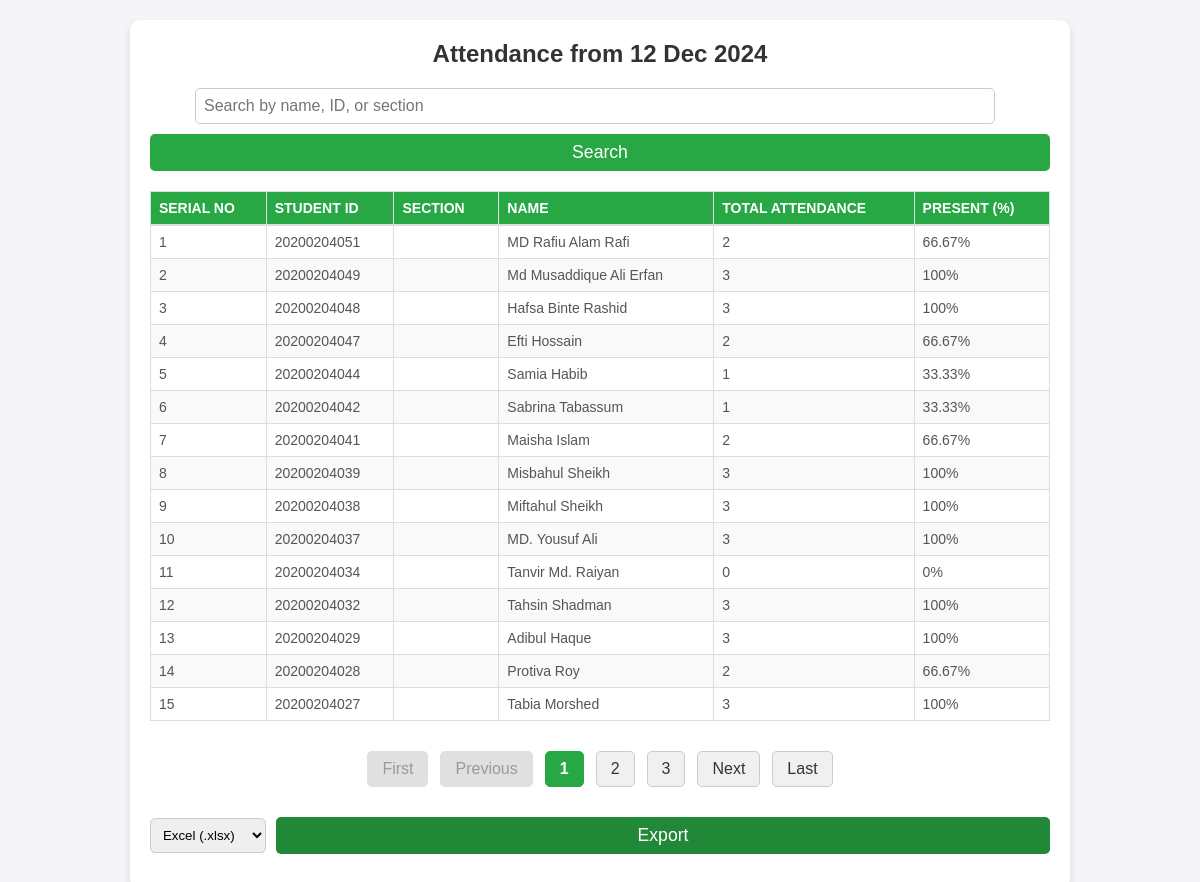
Before: /student_attendance.php with the older database file.
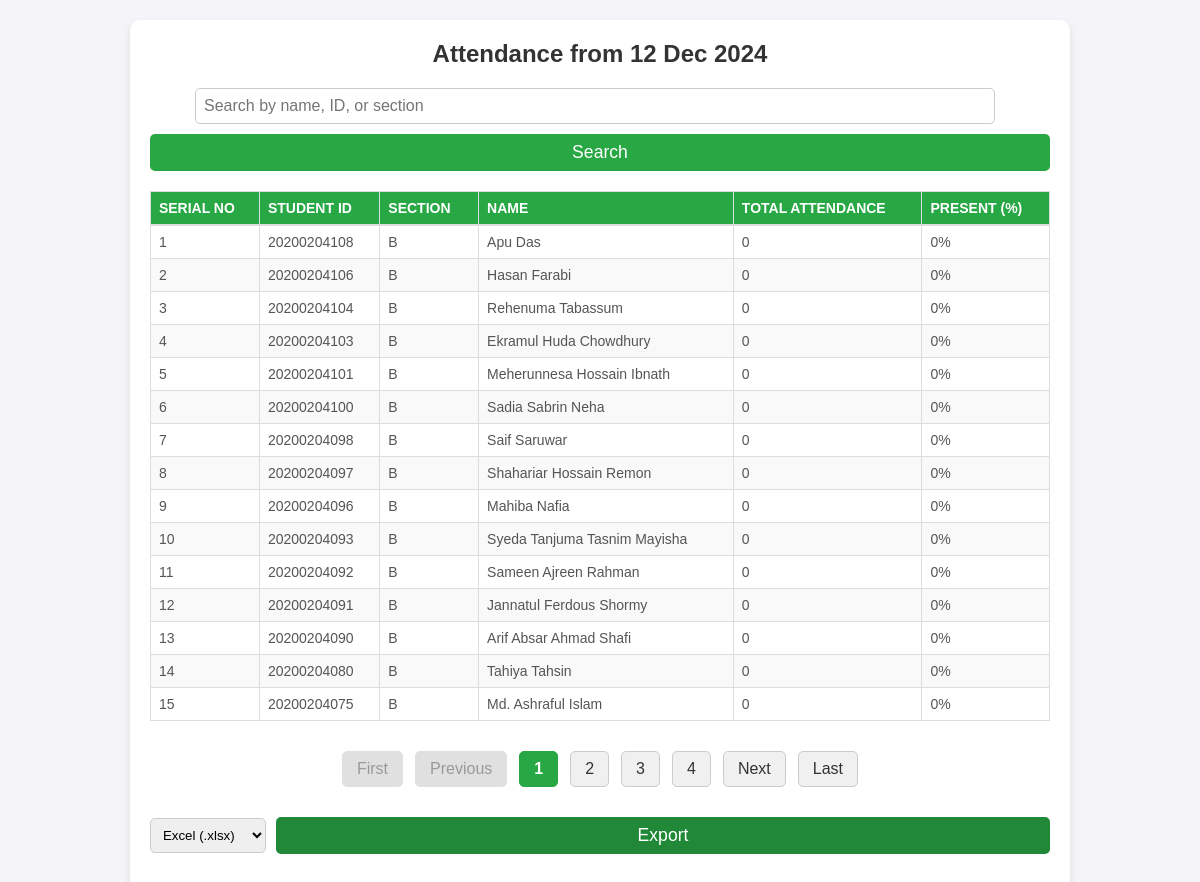
After: the same page with the newer database file.
### tables this page shows
CREATE TABLE `students` (
  `id` int NOT NULL,
  `student_id` varchar(20) NOT NULL,
  `name` varchar(100) NOT NULL,
  `phone_number` varchar(20) NOT NULL,
  `email` varchar(100) NOT NULL,
  `section` varchar(250) DEFAULT NULL
);

### student_attendance.php (the view, shortened to what the changed rows need)
<?php
include 'db.php';
$limit = 15;
$page = isset($_GET['page']) && is_numeric($_GET['page']) ? (int)$_GET['page'] : 1;
$offset = ($page - 1) * $limit;
$startDateQuery = "SELECT MIN(date) FROM attendance";
$startDateStmt = $conn->prepare($startDateQuery);
$startDateStmt->execute();
$startDate = $startDateStmt->fetchColumn();
$startDateFormatted = $startDate ? date("d M Y", strtotime($startDate)) : "Unknown";
$sortColumn = isset($_GET['sort']) && in_array($_GET['sort'], ['section']) ? $_GET['sort'] : 'student_id';
$sortOrder = isset($_GET['order']) && in_array($_GET['order'], ['asc', 'desc']) ? $_GET['order'] : 'desc';
$newSortOrder = ($sortOrder === 'asc') ? 'desc' : 'asc';
$searchQuery = isset($_GET['search']) ? trim($_GET['search']) : '';
$totalQuery = "SELECT COUNT(*) FROM students WHERE
    name LIKE :search OR
    student_id LIKE :search OR
    section LIKE :search";
$totalStmt = $conn->prepare($totalQuery);
$totalStmt->bindValue(':search', '%' . $searchQuery . '%', PDO::PARAM_STR);
$totalStmt->execute();
$totalStudents = $totalStmt->fetchColumn();
$totalPages = ceil($totalStudents / $limit);
$totalClassesQuery = "SELECT COUNT(DISTINCT date) FROM attendance";
$totalClassesStmt = $conn->prepare($totalClassesQuery);
$totalClassesStmt->execute();
$totalClasses = (int) $totalClassesStmt->fetchColumn();
$studentsQuery = "
    SELECT s.*,
        COALESCE(a.attendance_count, 0) AS present_count
    FROM students s
    LEFT JOIN (
        SELECT student_id, COUNT(*) AS attendance_count
        FROM attendance
        GROUP BY student_id
    ) a ON s.student_id = a.student_id
    WHERE s.name LIKE :search OR
          s.student_id LIKE :search OR
          s.section LIKE :search
    ORDER BY $sortColumn $sortOrder
    LIMIT :limit OFFSET :offset";
$studentsStmt = $conn->prepare($studentsQuery);
$studentsStmt->bindValue(':search', '%' . $searchQuery . '%', PDO::PARAM_STR);
$studentsStmt->bindValue(':limit', $limit, PDO::PARAM_INT);
$studentsStmt->bindValue(':offset', $offset, PDO::PARAM_INT);
$studentsStmt->execute();
$students = $studentsStmt->fetchAll();
?>
<!DOCTYPE html>
<html lang="en">
<head>
    <link rel="stylesheet" href="style.css">
</head>
<body>
    <div class="students-list">
    <h2>Attendance from <?= htmlspecialchars($startDateFormatted) ?></h2>
        <table class="students-table">
            <thead>
                <tr>
                    <th>Serial No</th>
                    <th>Student ID</th>
                    <th>
                        <a href="?sort=section&order=<?= $newSortOrder ?>&search=<?= htmlspecialchars($searchQuery) ?>" class="sortable">
                            <span class="section-title">Section</span>
                        </a>
                    </th>
                    <th>Name</th>
                    <th>Total Attendance</th>
                    <th>Present (%)</th>
                </tr>
            </thead>
            <tbody>
                <?php if (empty($students)): ?>
                    <tr>
                        <td colspan="8" class="no-data">No students found.</td>
                    </tr>
                <?php else: ?>
                    <?php $count = $offset + 1; ?>
                    <?php foreach ($students as $student): ?>
                        <?php
                        $presentCount = (int) $student['present_count'];
                        $attendancePercentage = ($totalClasses > 0) ? round(($presentCount / $totalClasses) * 100, 2) : 0;
                        ?>
                        <tr>
                            <td><?= $count++ ?></td>
                            <td><?= htmlspecialchars($student['student_id'] ?? '') ?></td>
                            <td><?= htmlspecialchars($student['section'] ?? '') ?></td>
                            <td><?= htmlspecialchars($student['name'] ?? '') ?></td>
                            <td><?= $presentCount ?></td>
                            <td><?= $attendancePercentage ?>%</td>
                        </tr>
                    <?php endforeach; ?>
                <?php endif; ?>
            </tbody>
        </table>
        <div class="pagination">
            <a href="?page=1&sort=<?= $sortColumn ?>&order=<?= $sortOrder ?>&search=<?= htmlspecialchars($searchQuery) ?>" class="<?= $page === 1 ? 'disabled' : '' ?>">First</a>
            <a href="?page=<?= max(1, $page - 1) ?>&sort=<?= $sortColumn ?>&order=<?= $sortOrder ?>&search=<?= htmlspecialchars($searchQuery) ?>" class="<?= $page === 1 ? 'disabled' : '' ?>">Previous</a>
            <?php for ($i = 1; $i <= $totalPages; $i++): ?>
                <a href="?page=<?= $i ?>&sort=<?= $sortColumn ?>&order=<?= $sortOrder ?>&search=<?= htmlspecialchars($searchQuery) ?>" class="<?= $i === $page ? 'active' : '' ?>"><?= $i ?></a>
            <?php endfor; ?>
            <a href="?page=<?= min($totalPages, $page + 1) ?>&sort=<?= $sortColumn ?>&order=<?= $sortOrder ?>&search=<?= htmlspecialchars($searchQuery) ?>" class="<?= $page === $totalPages ? 'disabled' : '' ?>">Next</a>
            <a href="?page=<?= $totalPages ?>&sort=<?= $sortColumn ?>&order=<?= $sortOrder ?>&search=<?= htmlspecialchars($searchQuery) ?>" class="<?= $page === $totalPages ? 'disabled' : '' ?>">Last</a>
        </div>
    </div>
</body>
</html>

Changed rows visible on the page:
no longer on this page (row edited): students: student "20200204051", name "MD Rafiu Alam Rafi", presentCount "2", attendancePercentage "66.67"
no longer on this page (row edited): students: student "20200204049", name "Md Musaddique Ali Erfan", presentCount "3", attendancePercentage "100"
no longer on this page (row edited): students: student "20200204048", name "Hafsa Binte Rashid", presentCount "3", attendancePercentage "100"
no longer on this page (row edited): students: student "20200204047", name "Efti Hossain", presentCount "2", attendancePercentage "66.67"
no longer on this page (row edited): students: student "20200204044", name "Samia Habib", presentCount "1", attendancePercentage "33.33"
no longer on this page (row edited): students: student "20200204042", name "Sabrina Tabassum", presentCount "1", attendancePercentage "33.33"
no longer on this page (row edited): students: student "20200204041", name "Maisha Islam", presentCount "2", attendancePercentage "66.67"
no longer on this page (row edited): students: student "20200204039", name "Misbahul Sheikh", presentCount "3", attendancePercentage "100"
no longer on this page (row edited): students: student "20200204038", name "Miftahul Sheikh", presentCount "3", attendancePercentage "100"
no longer on this page (row edited): students: student "20200204037", name "MD. Yousuf Ali", presentCount "3", attendancePercentage "100"
no longer on this page (row edited): students: student "20200204034", name "Tanvir Md. Raiyan", presentCount "0", attendancePercentage "0"
no longer on this page (row edited): students: student "20200204032", name "Tahsin Shadman", presentCount "3", attendancePercentage "100"
no longer on this page (row edited): students: student "20200204029", name "Adibul Haque", presentCount "3", attendancePercentage "100"
no longer on this page (row edited): students: student "20200204028", name "Protiva Roy", presentCount "2", attendancePercentage "66.67"
no longer on this page (row edited): students: student "20200204027", name "Tabia Morshed", presentCount "3", attendancePercentage "100"
added students: student "20200204108", section "B", name "Apu Das", presentCount "0", attendancePercentage "0"
added students: student "20200204106", section "B", name "Hasan Farabi", presentCount "0", attendancePercentage "0"
added students: student "20200204104", section "B", name "Rehenuma Tabassum", presentCount "0", attendancePercentage "0"
added students: student "20200204103", section "B", name "Ekramul Huda Chowdhury", presentCount "0", attendancePercentage "0"
added students: student "20200204101", section "B", name "Meherunnesa Hossain Ibnath", presentCount "0", attendancePercentage "0"
added students: student "20200204100", section "B", name "Sadia Sabrin Neha", presentCount "0", attendancePercentage "0"
added students: student "20200204098", section "B", name "Saif Saruwar", presentCount "0", attendancePercentage "0"
added students: student "20200204097", section "B", name "Shahariar Hossain Remon", presentCount "0", attendancePercentage "0"
added students: student "20200204096", section "B", name "Mahiba Nafia", presentCount "0", attendancePercentage "0"
added students: student "20200204093", section "B", name "Syeda Tanjuma Tasnim Mayisha", presentCount "0", attendancePercentage "0"
added students: student "20200204092", section "B", name "Sameen Ajreen Rahman", presentCount "0", attendancePercentage "0"
added students: student "20200204091", section "B", name "Jannatul Ferdous Shormy", presentCount "0", attendancePercentage "0"
added students: student "20200204090", section "B", name "Arif Absar Ahmad Shafi", presentCount "0", attendancePercentage "0"
added students: student "20200204080", section "B", name "Tahiya Tahsin", presentCount "0", attendancePercentage "0"
added students: student "20200204075", section "B", name "Md. Ashraful Islam", presentCount "0", attendancePercentage "0"
Other visible differences:
new list line: "4"
